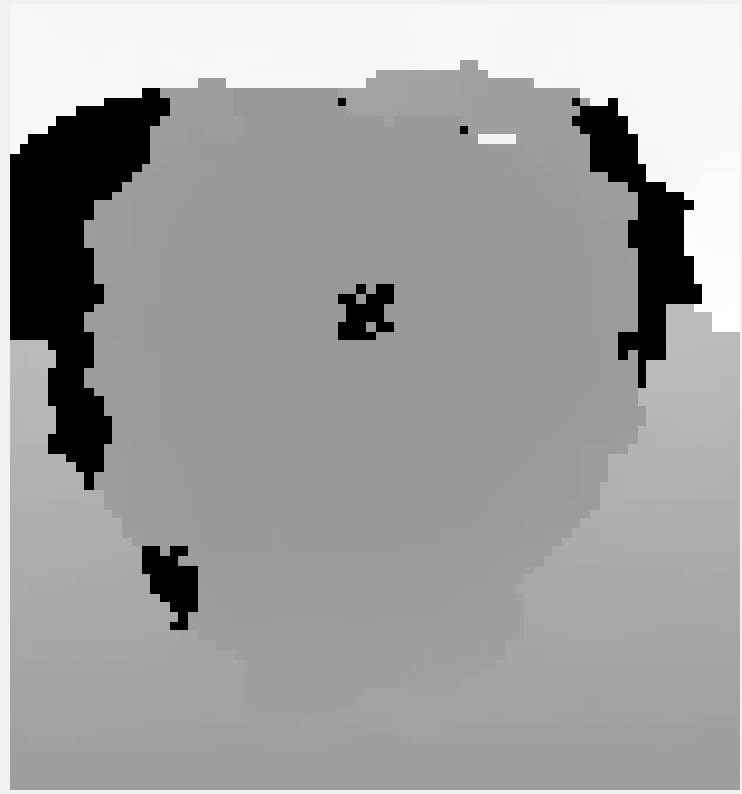
#> input picture Exercises of Project 3/2.png, 742 x 794 px
$ python point_cloud.py   (Python 2 division)
#> lines starting #> are read from the running program, lines starting #| are printed output that depends on the picture
'''I didn't obtain depth image from udacity, thus the depth_map is incorrect'''
import matplotlib.pyplot as plt
import matplotlib.image as mpimg
from mpl_toolkits.mplot3d import Axes3D
import numpy as np
from time import time
import cv2

# Read in the image and depth map as seperate assets
image_location = '1.png'
depth_map_location = '2.png'

# Load in the images
depth_map = mpimg.imread(depth_map_location)[-1]
#> depth_map = 742 rows, first 6: [0.941, 0.941, 0.941, 1], [0.941, 0.941, 0.941, 1], [0.941, 0.941, 0.941, 1], [0.941, 0.941, 0.941, 1], [0.941, 0.941, 0.941, 1], [0.941, 0.941, 0.941, 1]
image = mpimg.imread(image_location)
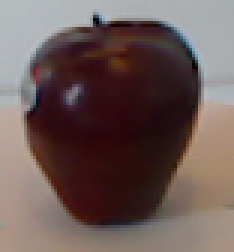
#> input picture Exercises of Project 3/1.png, 78 x 84 px (shown 3 times larger)
#> image is the input picture: shape (84, 78, 3) float32; mean R, G, B 0.425, 0.352, 0.342

start_time = time()
fig = plt.figure()
ax = fig.add_subplot(111, projection='3d')

depth_map = cv2.resize(depth_map,(image.shape[1], image.shape[0]), interpolation = cv2.INTER_CUBIC)
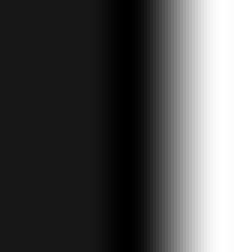
#> depth_map: shape (84, 78) float32 (shown 3 times larger); min 0.935, max 1.01, mean 0.956; drawn with min black and max white

print depth_map.shape
#| (84, 78)
rows, cols = depth_map.shape
#> rows = 84; cols = 78

# Send pixels not correctly mapped to the back
# Use 1.1 to send the poorly mapped pixels back 10 percent
# farther than the farthest correctly mapped point
max_val = depth_map.max() * 1.1
#> max_val = 1.11

count = 0

# Cut down pixels for time purpose
# Computations need to be under 30s
pixel_cut = 3

# Interate thorugh all the pixels
for x in range(cols):
    for y in range(rows):
        if (x % pixel_cut == 0 and y % pixel_cut == 0):

            # Count points done
            count+=1

            # TODO
            # Get point color for pixel
            # Format as tuple: (R,G,B)
            R, G, B = image[y, x]
            pixel_color = (R,G,B)

            # TODO
            # Get point depth for each particle
            depth = depth_map[y, x]

            # Send points not correctly mapped to the back
            if depth == 0:
                depth = max_val

            ax.scatter(x, depth, y, c = pixel_color, marker='o')
#> after the loop, count = 728

# Axis Labels
ax.set_xlabel('Width')
ax.set_ylabel('Depth')
ax.set_zlabel('Height')

plt.gca().invert_zaxis()

###########################################
# Play with me to change view rotation!
elevation = 30 # Up/Down
azimuth = 300 # Left/Right
###########################################


ax.view_init(elevation, azimuth)

plt.show() # Uncomment if running on your local machine
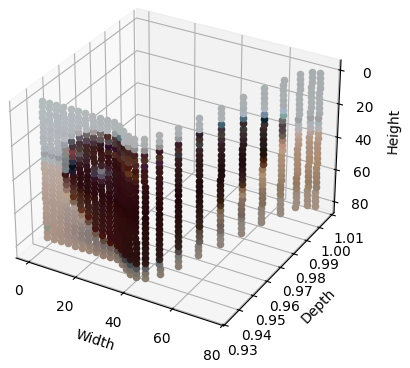
#> figure drawn by matplotlib, 1 panel
print ("Outputted {} of the {} points".format(count,6552))
#| Outputted 728 of the 6552 points
print ("Results produced in {:04.2f} seconds".format(time()-start_time))
